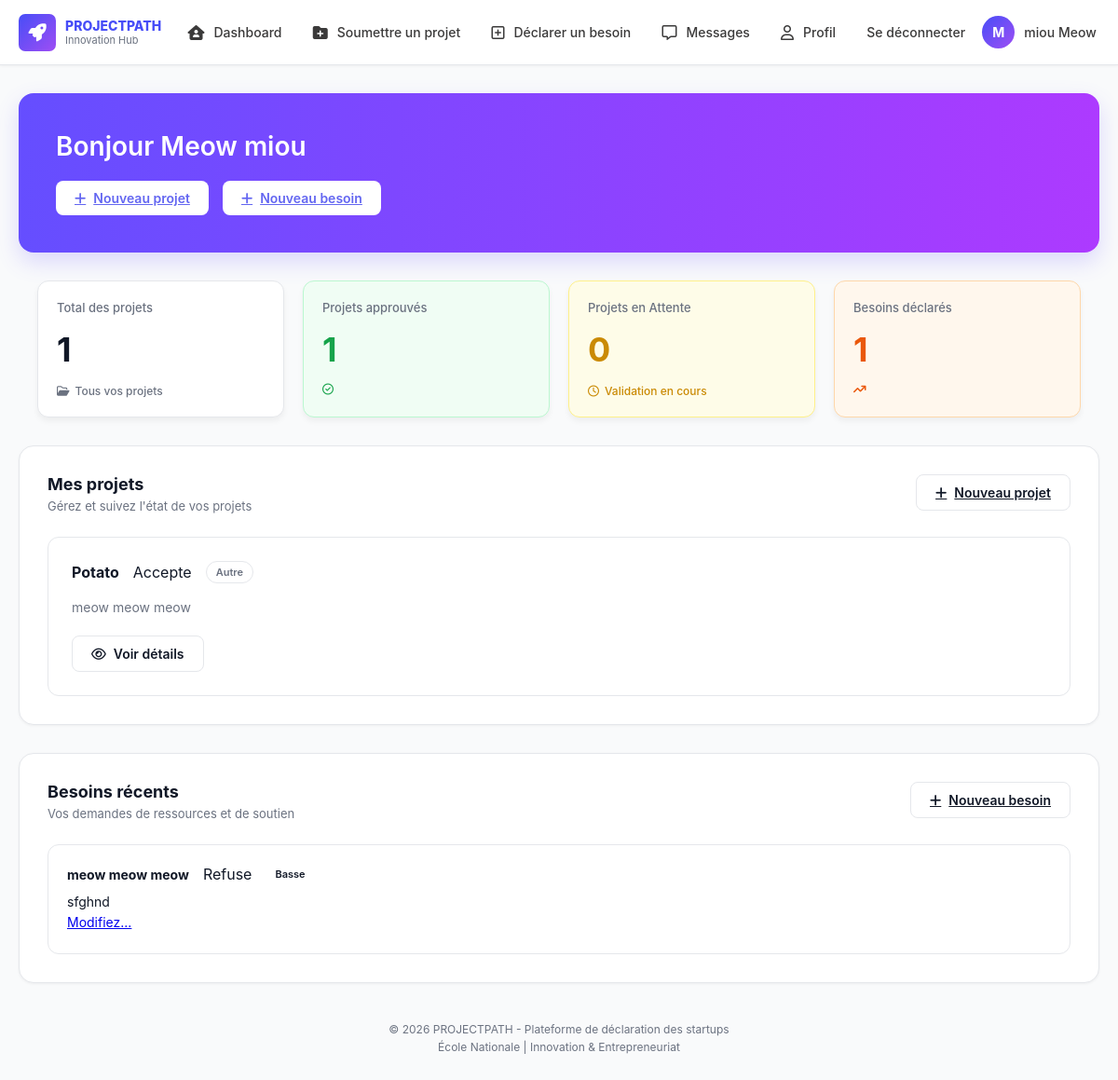
Before: /home/14 (signed in) with the older database file.
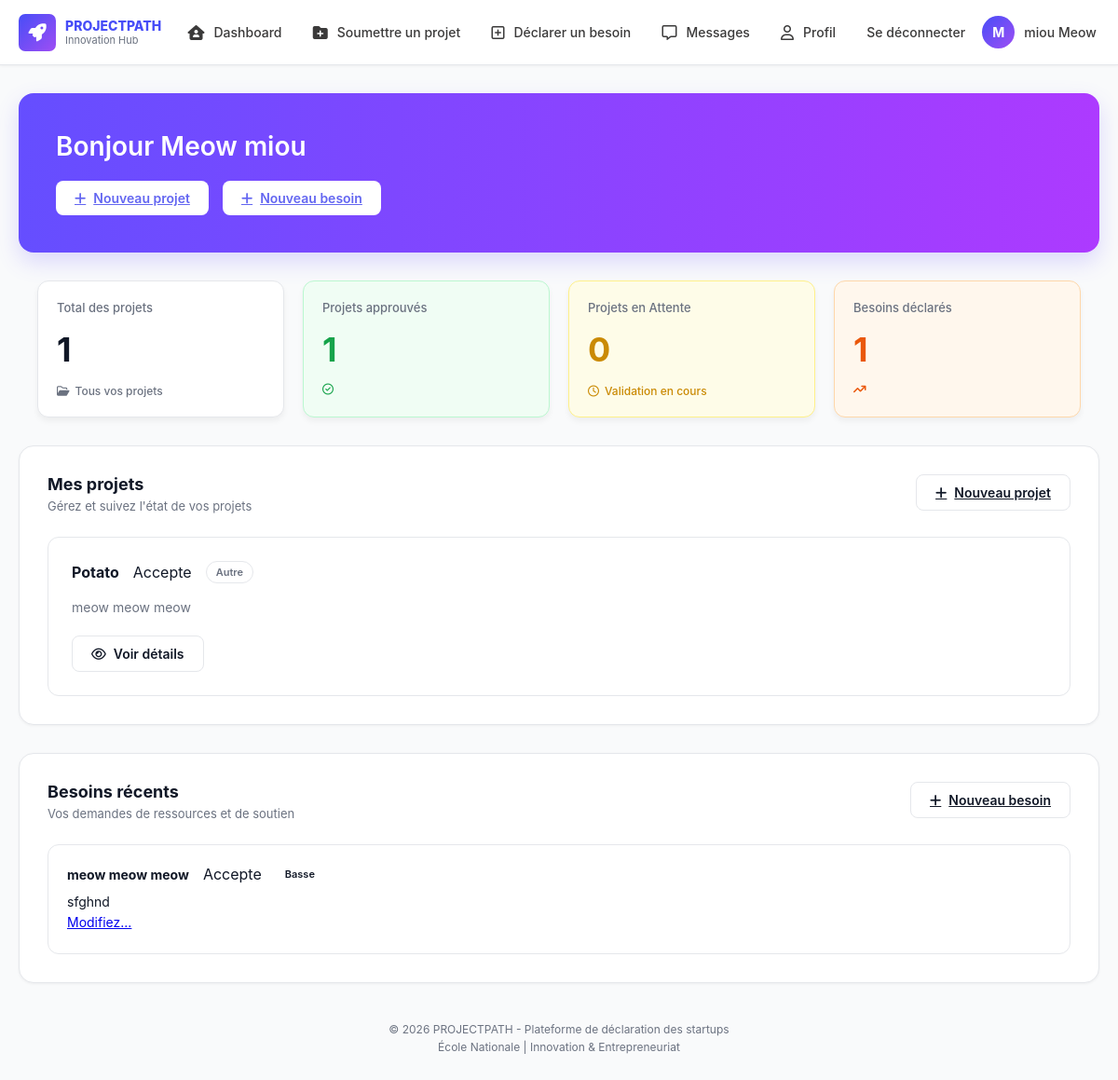
After: the same page with the newer database file.
### PP/models.py (models this page shows)
class Besoin(models.Model):
    projet_concerne = models.fields.CharField(max_length=20)
    class TypeDeBesoin(models.TextChoices):
        Materiel = "Materiel" ,'Materiel'
        Budget = "Budget", 'Budget'
        Encadrement = "Encadrement", 'Encadrement'
        Laboratoire = "Laboratoire", 'Laboratoire'
        Support_Technique = "Support Technique", 'Support Technique'
        Formation = "Formation", 'Formation'
        Networking = "Networking", 'Networking'
    typeDeBesoin = models.fields.CharField(max_length = 20 , choices = TypeDeBesoin.choices, default = "MATERIEL") #si ça se trouve tu dois choisir parmi une liste
    class priorite(models.TextChoices):
        Basse = "Basse"
        Moyenne = "Moyenne"
        Eleve = "Elevee"
    priority = models.fields.CharField(max_length = 50, choices =priorite.choices, default = "Elevee")
    description = models.fields.CharField(max_length = 1000)
    participant = models.ForeignKey(CompteEtudiant, on_delete = models.CASCADE, null = True, blank = True)
    justification = models.fields.CharField(max_length=1000)
    file_path = models.FileField(upload_to="files/", null = True ,blank = True ,verbose_name="", validators=[Validate_fichier])
    statut = models.fields.CharField(max_length = 16, choices = Statut.choices, default = "NonVue")

### PP/views.py (the view)
# urls.py: 2. Add a URL to urlpatterns:  path('', views.home, name='home')
@login_required
def home(request,user_id):
    if request.user.id != user_id:
        return redirect("logout")
    user = CompteEtudiant.objects.get(id = user_id)
    user_projects = user.projet_set.all()
    user_request = user.besoin_set.all()
    project_nbr = user_projects.count()
    prj_enAtt = projet.objects.filter(statut = "EnAttente",  participants = user).count()
    prj_valide = projet.objects.filter(statut = "Accepte",  participants = user).count()
    prj_refuse = projet.objects.filter(statut = "DocumentManquant",  participants = user).count()
    besoin_nbr = user_request.count()
    bs_enAtt = Besoin.objects.filter(statut = "EnAttente", participant = user).count()
    bs_valide = Besoin.objects.filter(statut = "Accepte", participant = user).count()
    bs_refuse = Besoin.objects.filter(statut = "DocumentManquant",  participant = user).count()
    return render(request,"Student/home.html",{"user" : user, "user_projects": user_projects,
                                               "user_request":user_request ,"user_id": user_id,
                                               "prj_nb": project_nbr, "prj_enAtt": prj_enAtt,
                                               "prj_valide": prj_valide, "prj_refuse": prj_refuse,
                                                "bs_nb": besoin_nbr, "bs_enAtt": bs_enAtt, "bs_valide": bs_valide,
                                                "bs_refuse": bs_refuse})

### PP/template/Student/home.html (shortened to what the changed rows need)
{% load static %}
<!DOCTYPE html>
<html lang="en">
<head>
    <link rel="stylesheet" href="{% static 'css/dashboard.css' %}">
    <link rel="stylesheet" href="https://cdnjs.cloudflare.com/ajax/libs/font-awesome/6.4.0/css/all.min.css">
</head>
<body>
    <main class="container">
        <section class="hero-section">
            <h1 class="hero-title">Bonjour <span id="userNameHero">{{user.first_name}} {{user.last_name}}</span></h1>
        </section>
        <section class="stats-grid">
            <div class="stat-card stat-total">
                <h2 class="stat-value" id="stat-total-val">{{prj_nb}}</h2>
            </div>
            <div class="stat-card stat-approved">
                <h2 class="stat-value text-green" id="stat-approved-val">{{prj_valide}}</h2>
            </div>
            <div class="stat-card stat-pending">
                <h2 class="stat-value text-yellow" id="stat-pending-val">{{prj_enAtt}}</h2>
            </div>
            <div class="stat-card stat-needs">
                <h2 class="stat-value text-orange" id="stat-needs-val">{{bs_nb}}</h2>
            </div>
        </section>
        <section class="content-section">
            <div class="section-header">
                <div>
                    <h2 class="section-title">Mes projets</h2>
                </div>
            </div>
        </section>
        <section class="content-section mt-5">
            <div class="section-header">
                <div>
                    <h2 class="section-title">Besoins récents</h2>
                </div>
            </div>
            <div id="needs-container" class="cards-container">
                     {%for b in user_request%}
                        <div class="need-card">
                           <div class="need-title-row">
                            <h3 class="need-name">{{b.description}}</h3>
                            <p>{{b.statut}}</p>
                             <span class="badge ${priorityClass}">{{b.priority}}</span>
                         </div>
                        <p class="need-desc">{{b.justification}}</p>
                        <p class = "need-desc"><a href ="{%url 'modify_request' b.id user_id%}" >Modifiez...</a></p>
                      </div>
                        {%endfor%}
            </div>
        </section>
</body>
</html>

Changed rows visible on the page:
changed Besoin "meow meow meow": statut "Refuse" → "Accepte"
